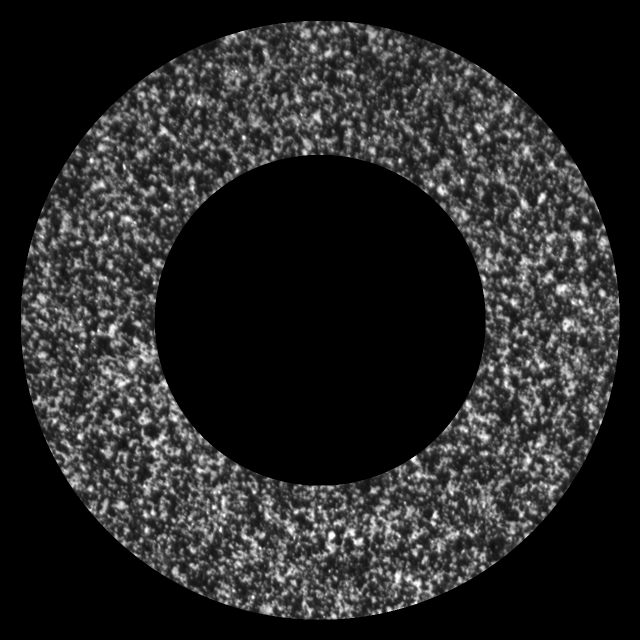
#> input picture case/ring/001.bmp, 1280 x 1280 px, found by its file name (shown at 1/2 size); the run also reads 1 picture not shown here
$ python run_cases.py
#> lines starting #> are read from the running program, lines starting #| are printed output that depends on the picture; after the words box and inside, x2 and y2 are one past the last pixel; in counts of white or black regions, pixels touching at a corner belong together
### src/subsetdic/config.py
"""YAML configuration parser for SubsetDIC."""

import yaml
from pathlib import Path
from typing import Optional, Union


DEFAULT_CONFIG = {
    "dic": {
        "radius": 20,
        "spacing": 1,
        "cutoff_diffnorm": 1.0e-6,
        "cutoff_iteration": 50,
        "subsettrunc": True,
        "direct_seed_grid": False,
    },
    "seeds": {
        "method": "sift",
        "n_seeds": 1,
    },
    "strain": {
        "enabled": True,
        "radius": 5,
    },
    "postprocess": {
        "enabled": True,
        "max_iterations": 8,
        "min_neighbors": 3,
        "corrcoef_threshold": 2.0,
    },
    "border": {
        "bcoef": 20,
        "interp": 20,
        "extrap": 20,
    },
}


def load_config(config: Optional[Union[str, dict]]) -> dict:
    if config is None:
        return dict(DEFAULT_CONFIG)

    if isinstance(config, dict):
        cfg = dict(DEFAULT_CONFIG)
        _deep_merge(cfg, config)
        return cfg

    if isinstance(config, (str, Path)):
        with open(config, "r") as f:
            data = yaml.safe_load(f)
        cfg = dict(DEFAULT_CONFIG)
        if data:
            _deep_merge(cfg, data)
        return cfg

    raise TypeError(f"config must be None, str, Path, or dict, got {type(config)}")


def _deep_merge(base: dict, override: dict):
    for key, value in override.items():
        if key in base and isinstance(base[key], dict) and isinstance(value, dict):
            _deep_merge(base[key], value)
        else:
            base[key] = value

### src/subsetdic/dic.py
"""Top-level API for SubsetDIC - bilinear interpolation version."""

import numpy as np
from typing import Optional, Union
from .config import load_config
from .sift_seeds import sift_seed_selection
from .bcoef import compute_bspline_coefficients
from .qk import generate_QK, precompute_qk_lut, extract_gradients_from_lut
from . import _core

try:
    import cv2
    HAS_CV2 = True
except ImportError:
    HAS_CV2 = False


class DicResult:
    # [6 lines left out: function __init__, not called in this run]


class SubsetDIC:
    def __init__(self, config: Optional[Union[str, dict]] = None):
        self._cfg = load_config(config)

    @property
    def config(self) -> dict:
        return dict(self._cfg)

    def run(self, ref_img, def_img, roi_mask=None, **kwargs):
        cfg = load_config(self._cfg)
        _apply_kwargs(cfg, kwargs)

        ref = np.asarray(ref_img, dtype=np.float64)
        cur = np.asarray(def_img, dtype=np.float64)
        if ref.shape != cur.shape:
            raise ValueError(f"Shape mismatch: {ref.shape} vs {cur.shape}")

        h, w = ref.shape
        roi = np.ones((h, w), dtype=np.uint8) if roi_mask is None else np.asarray(roi_mask, dtype=np.uint8)

        border = cfg["border"]["bcoef"]

        # Fortran conversion
        ref_f = np.asfortranarray(ref)
        cur_f = np.asfortranarray(cur)
        roi_f = np.asfortranarray(roi)

        # Quintic B-spline preprocessing.  The C++ core interpolates from the
        # QK_B_QKT lookup table, and the reference gradients are extracted from
        # the same representation so interpolation and IC-GN gradients are
        # consistent.
        qk = generate_QK()
        ref_bcoef = compute_bspline_coefficients(ref_f, border=border)
        cur_bcoef = compute_bspline_coefficients(cur_f, border=border)
        ref_lut = precompute_qk_lut(ref_bcoef, qk)
        cur_lut_arr = precompute_qk_lut(cur_bcoef, qk)
        gx, gy = extract_gradients_from_lut(ref_lut)

        gx = np.asfortranarray(gx)
        gy = np.asfortranarray(gy)
        cur_lut = np.ascontiguousarray(cur_lut_arr).ravel(order="C")

        # Regions
        regions_raw, _ = _core.form_regions(roi_f, cutoff=20)
        regions = [_region_dict(r) for r in regions_raw]
        if not regions:
            r = DicResult(); r.success = False; return r

        # Seeds
        seeds = _get_seeds(ref_f, cur_f, regions, cfg)
        if not seeds:
            r = DicResult(); r.success = False; return r

        # Refine
        refined = _refine_seeds(ref_f, gx, gy, cur_lut, cur_lut_arr.shape, cur_f, regions, seeds, cfg)
        if not refined:
            r = DicResult(); r.success = False; return r

        # RGDIC
        step = max(1, cfg["dic"].get("spacing", 1))
        oh = int(np.ceil(h / step)); ow = int(np.ceil(w / step))

        sp = np.array([[s["u"], s["v"], s["dudx"], s["dudy"], s["dvdx"], s["dvdy"]]
                        for s in refined], dtype=np.float64, order="C")
        sx = np.array([s["x"] // step for s in refined], dtype=np.int32)
        sy = np.array([s["y"] // step for s in refined], dtype=np.int32)

        rc = cfg["dic"]
        rr = _core.rgdic(ref_f, gx, gy, border,
                          cur_lut, cur_lut_arr.shape[0], cur_lut_arr.shape[1],
                          cur_f,
                          regions, sp, sx, sy,
                          rc["radius"], step, rc["cutoff_diffnorm"],
                          rc["cutoff_iteration"], int(rc["subsettrunc"]),
                          bool(rc.get("direct_seed_grid", False)), oh, ow)

        result = DicResult()
        result.success = rr["success"]
        result.u = np.asarray(rr["u"])
        result.v = np.asarray(rr["v"])
        result.corrcoef = np.asarray(rr["corrcoef"])
        result.valid = np.asarray(rr["valid"])
        result.points_computed = rr["points_computed"]
        result.regions = regions

        if cfg.get("postprocess", {}).get("enabled", True) and result.success:
            roi_grid = _make_roi_grid(roi, result.u.shape, step)
            _postprocess_displacement(result, roi_grid, cfg["postprocess"])

        if cfg["strain"].get("enabled", True) and result.success:
            sr = _core.compute_strain(result.u, result.v, regions, result.valid,
                                       cfg["strain"]["radius"], step, rc["subsettrunc"])
            result.dudx = np.asarray(sr["dudx"]); result.dudy = np.asarray(sr["dudy"])
            result.dvdx = np.asarray(sr["dvdx"]); result.dvdy = np.asarray(sr["dvdy"])
            result.valid = np.asarray(sr["valid"])

        return result


# [144 lines left out: functions _region_dict, _get_seeds, _within_region, _region_candidate_points, _make_roi_grid, _postprocess_displacement and 1 more, not called in this run]


def _apply_kwargs(cfg, kwargs):
    m = {"radius": ("dic", "radius"), "spacing": ("dic", "spacing"),
         "cutoff_diffnorm": ("dic", "cutoff_diffnorm"), "cutoff_iteration": ("dic", "cutoff_iteration"),
         "subsettrunc": ("dic", "subsettrunc"), "direct_seed_grid": ("dic", "direct_seed_grid"),
         "n_seeds": ("seeds", "n_seeds"),
         "strain_radius": ("strain", "radius"), "compute_strain": ("strain", "enabled")}
    for kw, (sec, key) in m.items():
        if kw in kwargs: cfg[sec][key] = kwargs[kw]

### src/subsetdic/qk.py
"""QK matrix generation and QK*B*QK^T LUT precomputation.

Uses quintic B-spline basis functions to generate the QK matrix,
then precomputes the full QK*B*QK^T lookup table for fast interpolation.
"""

import numpy as np
from math import factorial


def generate_QK() -> np.ndarray:
    """Generate 6x6 QK matrix from quintic B-spline basis.

    QK[n, k] = (-1)^n * beta5^(n)(x[k]) / n!
    where x = [-2, -1, 0, 1, 2, 3]

    Returns:
        (6, 6) float64 QK matrix.
    """
    x_samples = np.array([-2, -1, 0, 1, 2, 3], dtype=np.float64)

    def plus_power(y, p):
        return np.maximum(y, 0.0) ** p

    coeffs = np.array([1, -6, 15, -20, 15, -6, 1], dtype=np.float64)
    shifts = np.array([-3, -2, -1, 0, 1, 2, 3], dtype=np.float64)

    QK = np.zeros((6, 6), dtype=np.float64)
    for n in range(6):
        result = np.zeros(6, dtype=np.float64)
        for c, s in zip(coeffs, shifts):
            arg = x_samples + s
            if n == 0:
                result += c * plus_power(arg, 5)
            elif n == 1:
                result += c * 5.0 * plus_power(arg, 4)
            elif n == 2:
                result += c * 20.0 * plus_power(arg, 3)
            elif n == 3:
                result += c * 60.0 * plus_power(arg, 2)
            elif n == 4:
                result += c * 120.0 * plus_power(arg, 1)
            elif n == 5:
                result += c * 120.0 * (arg > 0).astype(np.float64)
        QK[n, :] = ((-1) ** n) * (result / 120.0) / factorial(n)

    return QK


def precompute_qk_lut(bcoef: np.ndarray, QK: np.ndarray) -> np.ndarray:
    """Precompute QK*B*QK^T lookup table for a B-spline coefficient image.

    For each pixel in the valid region, takes the 6x6 window of B-spline
    coefficients and computes QK @ window @ QK.T → 36 values.

    Args:
        bcoef: B-spline coefficient array, shape (H+2*border, W+2*border).
        QK: 6x6 QK matrix.

    Returns:
        LUT array of shape (lut_h, lut_w, 36) where lut_h = bcoef.shape[0] - 5.
        LUT is stored such that for pixel(i,j):
            the 6x6 window starts at bcoef[i:i+6, j:j+6]
            and LUT[i, j, :] = (QK @ window @ QK.T).ravel()
    """
    bh, bw = bcoef.shape
    lut_h = bh - 5
    lut_w = bw - 5

    if lut_h <= 0 or lut_w <= 0:
        raise ValueError(f"B-coef array too small: {bcoef.shape}, need at least 6x6")

    # Build 4D array of all 6x6 windows using stride tricks
    # blocks[i, j, :, :] = bcoef[i:i+6, j:j+6]
    from numpy.lib.stride_tricks import as_strided
    shape = (lut_h, lut_w, 6, 6)
    strides = (bcoef.strides[0], bcoef.strides[1], bcoef.strides[0], bcoef.strides[1])
    blocks = as_strided(bcoef, shape=shape, strides=strides)

    # Compute: QK @ blocks @ QK.T for all positions
    # blocks: (H, W, 6, 6), QK: (6, 6)
    # tmp = blocks @ QK.T: (H, W, 6, 6)
    # result = QK @ tmp: (H, W, 6, 6) -> need to contract left
    # Using np.einsum is simplest:
    # result[i, j, m, n] = sum_{k,l} QK[m, k] * blocks[i, j, k, l] * QK[n, l]
    result = np.einsum('mk,ijkl,nl->ijmn', QK, blocks, QK, optimize=True)

    # Flatten the last 2 dims: (H, W, 36)
    lut = result.reshape(lut_h, lut_w, 36)

    return lut


def extract_gradients_from_lut(lut: np.ndarray) -> tuple:
    """Extract gradient maps from QK_B_QKT LUT.

    Gradient at pixel center (dx=0.5, dy=0.5) is computed from the
    interpolation convention y_powers @ entry @ x_powers:
        df/dx = sum_{m,n} yv[m] * entry[m,n] * xv_dx[n]
        df/dy = sum_{m,n} yv_dx[m] * entry[m,n] * xv[n]
    where:
        xv = [1, 0.5, 0.25, 0.125, 0.0625, 0.03125]
        xv_dx = [0, 1, 1, 0.75, 0.5, 0.3125]

    Args:
        lut: QK_B_QKT LUT, shape (lut_h, lut_w, 36).

    Returns:
        (grad_x, grad_y): each shape (lut_h, lut_w), float64.
    """
    xv = np.array([1.0, 0.5, 0.25, 0.125, 0.0625, 0.03125], dtype=np.float64)
    xv_dx = np.array([0.0, 1.0, 1.0, 0.75, 0.5, 0.3125], dtype=np.float64)

    lut_6x6 = lut.reshape(lut.shape[0], lut.shape[1], 6, 6)

    # grad_x[i,j] = xv @ lut_6x6[i,j] @ xv_dx
    grad_x = np.einsum('m,ijmn,n->ij', xv, lut_6x6, xv_dx, optimize=True)

    # grad_y[i,j] = xv_dx @ lut_6x6[i,j] @ xv
    grad_y = np.einsum('m,ijmn,n->ij', xv_dx, lut_6x6, xv, optimize=True)

    return grad_x, grad_y

### src/subsetdic/bcoef.py
"""B-spline coefficient computation via FFT deconvolution.

Ported from Ncorr's ncorr_class_img.form_bcoef().
Key fix: kernel is CIRCULARLY centered so that β(0) is at index 0
of the FFT kernel, matching the QK matrix phase.
"""

import numpy as np


def beta5_nth(x, n=0):
    """Quintic B-spline beta5(x) and its n-th derivative (n=0..5)."""
    x = np.asarray(x, dtype=np.float64)
    result = np.zeros_like(x)

    coeffs = np.array([1, -6, 15, -20, 15, -6, 1], dtype=np.float64)
    shifts = np.array([-3, -2, -1, 0, 1, 2, 3], dtype=np.float64)

    for c, s in zip(coeffs, shifts):
        arg = x + s
        if n == 0:
            result += c * np.maximum(arg, 0.0) ** 5
        elif n == 1:
            result += c * 5.0 * np.maximum(arg, 0.0) ** 4
        elif n == 2:
            result += c * 20.0 * np.maximum(arg, 0.0) ** 3
        elif n == 3:
            result += c * 60.0 * np.maximum(arg, 0.0) ** 2
        elif n == 4:
            result += c * 120.0 * np.maximum(arg, 0.0) ** 1
        elif n == 5:
            result += c * 120.0 * (arg > 0).astype(np.float64)

    return result / 120.0


def compute_bspline_coefficients(img: np.ndarray, border: int = 20) -> np.ndarray:
    """Compute quintic B-spline coefficients via FFT deconvolution.

    Uses circularly-centered kernel [β(0), β(1), β(2), 0,...,0, β(-2), β(-1)]
    matching the QK matrix phase.
    """
    img = np.asarray(img, dtype=np.float64)
    h, w = img.shape
    bh, bw = h + 2 * border, w + 2 * border

    padded = np.pad(img, ((border, border), (border, border)), mode='symmetric')

    x_sample = np.array([-2, -1, 0, 1, 2], dtype=np.float64)
    kernel = beta5_nth(x_sample, n=0)

    # Row deconvolution: kernel circularly centered
    kernel_row = np.zeros(bw, dtype=np.float64)
    kernel_row[0] = kernel[2]
    kernel_row[1] = kernel[3]
    kernel_row[2] = kernel[4]
    kernel_row[bw - 2] = kernel[0]
    kernel_row[bw - 1] = kernel[1]
    kernel_fft_row = np.fft.fft(kernel_row)

    for i in range(bh):
        row_fft = np.fft.fft(padded[i, :])
        padded[i, :] = np.real(np.fft.ifft(row_fft / kernel_fft_row))

    # Column deconvolution
    kernel_col = np.zeros(bh, dtype=np.float64)
    kernel_col[0] = kernel[2]
    kernel_col[1] = kernel[3]
    kernel_col[2] = kernel[4]
    kernel_col[bh - 2] = kernel[0]
    kernel_col[bh - 1] = kernel[1]
    kernel_fft_col = np.fft.fft(kernel_col)

    for i in range(bw):
        col_fft = np.fft.fft(padded[:, i])
        padded[:, i] = np.real(np.fft.ifft(col_fft / kernel_fft_col))

    return padded

### tests/run_cases.py
"""Run DIC analysis on case images."""
import numpy as np, os
from PIL import Image
from subsetdic import SubsetDIC

def run_case(case_name, dic_params, border=5):
    case_dir = os.path.join(r"C:\02Project\Research\SubsetDIC\case", case_name)
    result_dir = os.path.join(case_dir, "result")
    os.makedirs(result_dir, exist_ok=True)

    ref_img = np.array(Image.open(os.path.join(case_dir, "001.bmp")))
    def_img = np.array(Image.open(os.path.join(case_dir, "002.bmp")))
    roi_raw = np.array(Image.open(os.path.join(case_dir, "003.bmp")))

    ref = ref_img.astype(np.float64)
    cur = def_img.astype(np.float64)
    roi = (roi_raw > 128).astype(np.uint8)

    print(f"Case '{case_name}': ref={ref.shape}, roi_active={roi.sum()}")

    cfg = {
        "dic": {
            "radius": dic_params["radius"],
            "spacing": dic_params.get("spacing", 1),
            "cutoff_diffnorm": 1e-6,
            "cutoff_iteration": dic_params.get("cutoff_iteration", 30),
            "subsettrunc": False,
            "direct_seed_grid": dic_params.get("direct_seed_grid", False),
        },
        "seeds": {
            "method": dic_params.get("seed_method", "sift"),
            "n_seeds": dic_params.get("n_seeds", 3),
            "manual_positions": dic_params.get("manual_positions", []),
        },
        "strain": {
            "enabled": dic_params.get("compute_strain", True),
            "radius": dic_params.get("strain_radius", 15),
        },
        "postprocess": {
            "enabled": dic_params.get("postprocess", True),
            "max_iterations": dic_params.get("postprocess_max_iterations", 8),
            "min_neighbors": dic_params.get("postprocess_min_neighbors", 3),
            "corrcoef_threshold": dic_params.get("postprocess_corrcoef_threshold", 2.0),
        },
        "border": {"bcoef": border, "interp": border, "extrap": border},
    }

    dic = SubsetDIC(cfg)
    result = dic.run(ref, cur, roi)

    if not result.success:
        print(f"  FAILED"); return

    valid = result.valid.astype(bool); nv = valid.sum()
    print(f"  Valid pts: {nv}")

    if nv > 0:
        uv = result.u[valid]; vv = result.v[valid]
        um, us = np.median(uv), uv.std(); vm, vs = np.median(vv), vv.std()
        inl = (np.abs(uv - um) < 3*us) & (np.abs(vv - vm) < 3*vs)
        ug = uv[inl]; vg = vv[inl]
        print(f"  u: median={np.median(ug):.4f}, mean={ug.mean():.4f}, std={ug.std():.4f}, inliers={inl.sum()}/{nv}")
        print(f"  v: median={np.median(vg):.4f}, mean={vg.mean():.4f}, std={vg.std():.4f}")

    # Save
    np.save(os.path.join(result_dir, "u.npy"), result.u)
    np.save(os.path.join(result_dir, "v.npy"), result.v)
    np.save(os.path.join(result_dir, "corrcoef.npy"), result.corrcoef)
    np.save(os.path.join(result_dir, "valid.npy"), result.valid)
    if result.dudx is not None:
        for name, arr in [("dudx", result.dudx), ("dudy", result.dudy),
                           ("dvdx", result.dvdx), ("dvdy", result.dvdy)]:
            np.save(os.path.join(result_dir, f"{name}.npy"), arr)

    # Plot
    try:
        import matplotlib.pyplot as plt
        fig, ax = plt.subplots(2, 3, figsize=(18, 10))
        ax[0,0].imshow(ref, cmap='gray'); ax[0,0].set_title('Reference')
        ax[0,1].imshow(cur, cmap='gray'); ax[0,1].set_title('Deformed')
        ax[0,2].imshow(roi, cmap='gray'); ax[0,2].set_title('ROI')
        ush = result.u.copy(); ush[~valid] = np.nan
        vsh = result.v.copy(); vsh[~valid] = np.nan
        im1 = ax[1,0].imshow(ush, cmap='jet'); ax[1,0].set_title('U displacement'); plt.colorbar(im1, ax=ax[1,0])
        im2 = ax[1,1].imshow(vsh, cmap='jet'); ax[1,1].set_title('V displacement'); plt.colorbar(im2, ax=ax[1,1])
        im3 = ax[1,2].imshow(result.corrcoef, cmap='hot'); ax[1,2].set_title('Correlation'); plt.colorbar(im3, ax=ax[1,2])
        plt.tight_layout(); plt.savefig(os.path.join(result_dir, "overview.png"), dpi=120); plt.close()
        print(f"  Overview saved")
    except Exception as e:
        print(f"  Plot error: {e}")

    print(f"  Results -> {result_dir}/\n")


if __name__ == "__main__":
    run_case("ring", {
        "radius": 15, "spacing": 3, "strain_radius": 20, "n_seeds": 3,
        "cutoff_iteration": 50, "seed_method": "sift",
    })
#> in run_case, ref_img is the input picture: shape (1280, 1280); min 0, max 255, mean 38.6
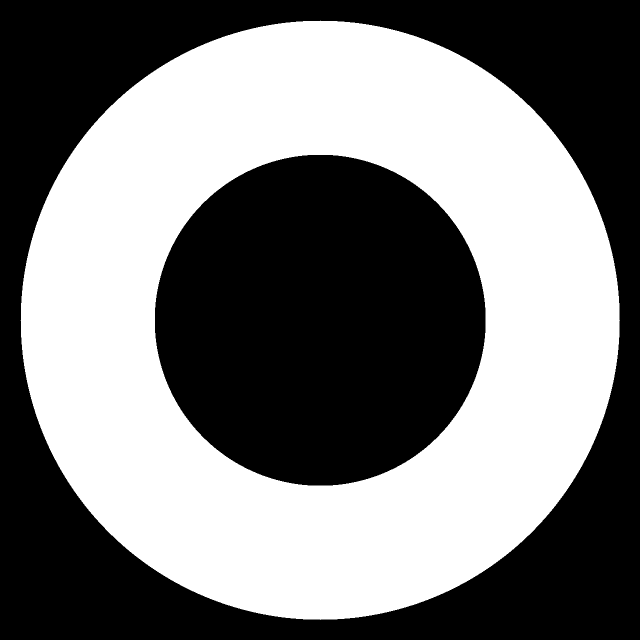
#> input picture case/ring/003.bmp, 1280 x 1280 px, found by its file name (shown at 1/2 size)
#> in run_case, roi_raw is the input picture: shape (1280, 1280); 47.8% white; 1 white region, box (x1, y1, x2, y2) and area: (41, 41, 1240, 1240) 783000
#| Case 'ring': ref=(1280, 1280), roi_active=783000
#> in compute_bspline_coefficients, `padded = np.pad(img, ((border, border), (border, border)), mode='symme..`:
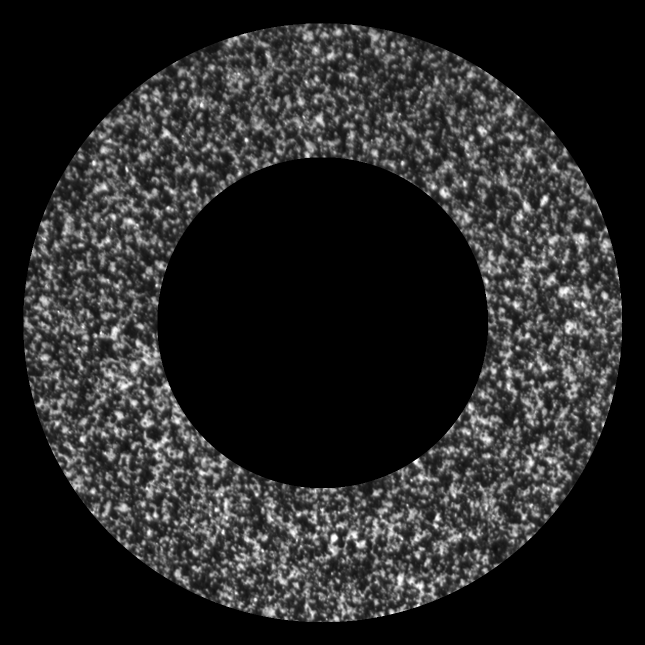
#> padded: shape (1290, 1290) float64 (shown at 1/2 size); min 0, max 255, mean 38
#> after the loop in compute_bspline_coefficients, `for i in range(bh):`:
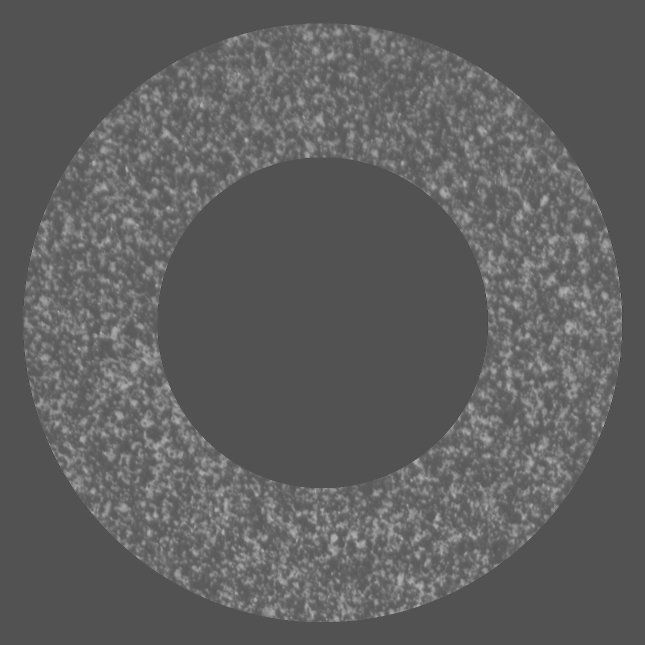
#> padded: shape (1290, 1290) float64 (shown at 1/2 size); min -234.9, max 489.8, mean 38; drawn with min black and max white
#> after the loop in compute_bspline_coefficients, `for i in range(bw):`:
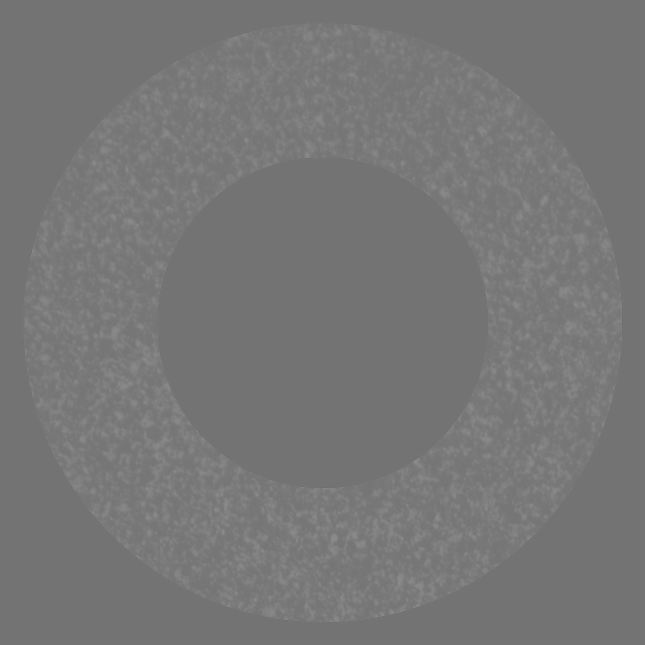
#> padded: shape (1290, 1290) float64 (shown at 1/2 size); min -1354.9, max 1628.8, mean 38; drawn with min black and max white
#> in precompute_qk_lut, `strides = (bcoef.strides[0], bcoef.strides[1], bcoef.strides[0], bcoef..`: strides = (8, 10320, 8, 10320)
#> (the call stopped at in run, `regions_raw, _ = _core.form_regions(roi_f, cutoff=20)`: subsetdic is not available in this run)
    run_case("star", {
        "radius": 5, "spacing": 0, "strain_radius": 15, "n_seeds": 10,
        "cutoff_iteration": 50, "seed_method": "manual",
        "direct_seed_grid": True,
        "manual_positions": [(512,128),(256,128),(768,128),(128,64),(384,64),(640,64),(896,64),(128,192),(384,192),(640,192),(896,192)],
    })
#| Case 'star': ref=(1280, 1280), roi_active=783000
#> (the call stopped at in run, `regions_raw, _ = _core.form_regions(roi_f, cutoff=20)`: subsetdic is not available in this run)
